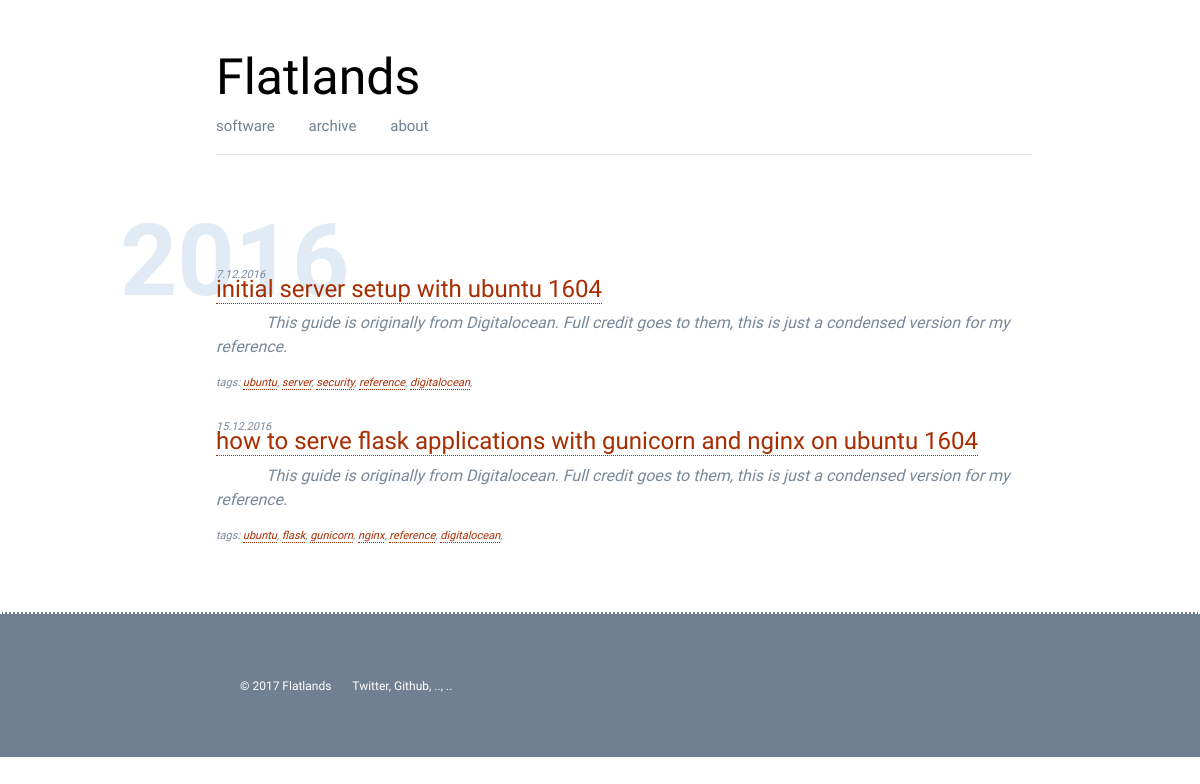
/blog, run on an earlier commit of the app's database.
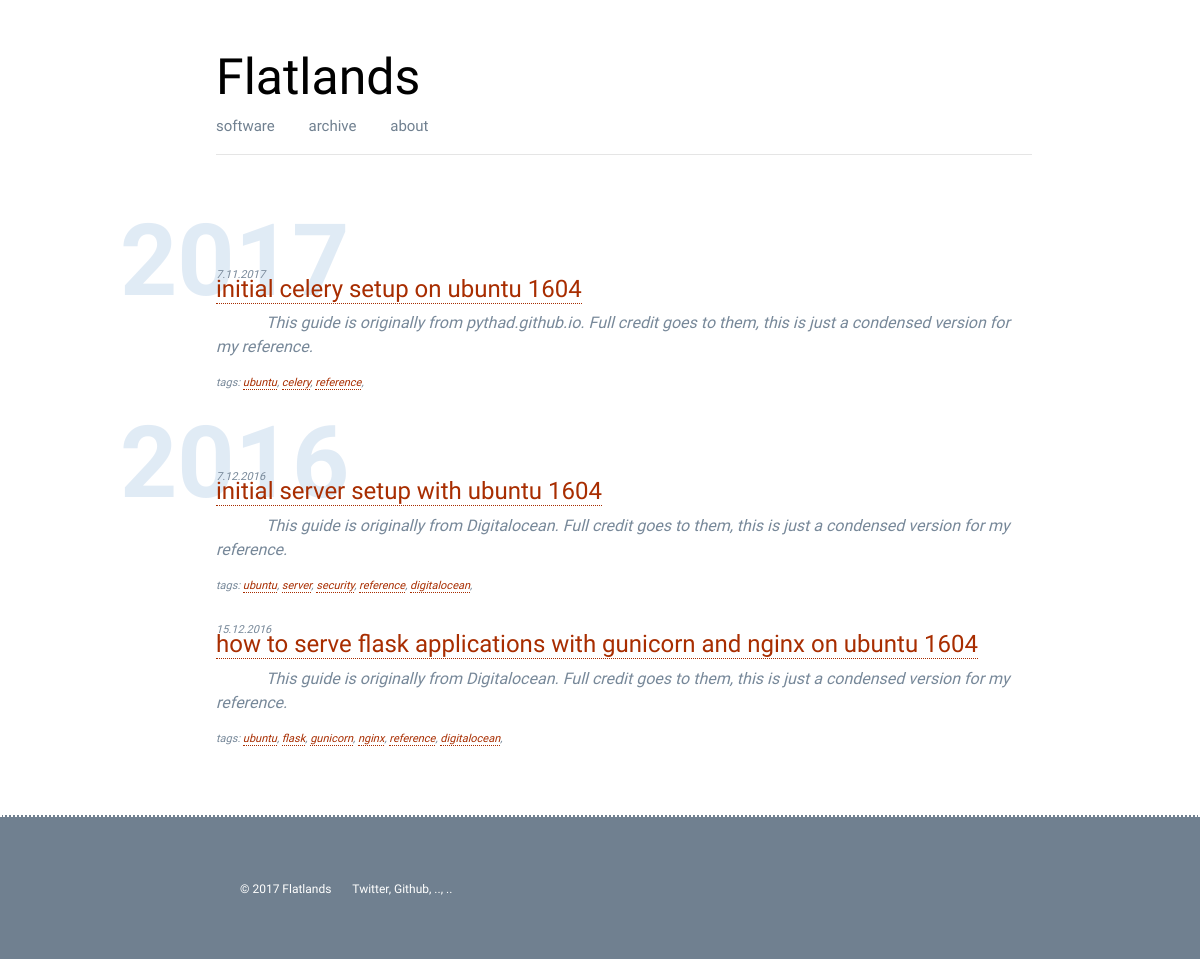
And on a later commit of the database.
### app.py (models this page shows, shortened)
class Post(db.Model):
    id = db.Column(db.Integer, primary_key=True)
    title = db.Column(db.String())
    author = db.Column(db.String())
    tags = db.Column(db.String())
    strap = db.Column(db.String())
    content = db.Column(db.String())
    pub_date = db.Column(db.String())
    published = db.Column(db.String())

### app.py (the view)
@app.route('/blog')
def blog():
    posts = modules.database.to_json(Post.query.all())
    years = modules.database.get_post_years(posts)
    return render_template('blog.html', posts=posts, years=years)

### modules/database.py (called while the page is built)
def to_json(results):
    result = {}
    item = {}
    count = 1
    for row in results:
        for k, v in row.__dict__.items():
            if not k.startswith('_') and k != 'id':
                item[k] = v
        result[count] = item
        count += 1
        item = {}
    return result

def get_post_years(posts=None):
    years = []
    for code, data in posts.items():
        day, month, year = data['pub_date'].split('.')
        years.append(year)
    return sorted(list(set(years)), reverse=True)

### templates/blog.html
{% extends "base.html" %}
{% block content %}
{% for year in years %}
<div class="section-head"><h4>{{ year }}</h4></div>
    {% for code, data in posts.items() %}
        {% if data.pub_date.endswith(year) and data.published != 'False' %}
            <div class="blog-post">
                <small>{{data.pub_date}}</small>
                <h4><a href="/blog/{{ data.title|replace(" ", "-") }}">{{data.title}}</a></h4>
                <div class="blog-post-strap">{{data.strap}}</div>
                <div>
                    <small>
                        tags:
                        {% for tag in data.tags.split(' ') %}
                        <a href="/tag/{{tag}}">{{tag}}</a>,
                        {% endfor %}
                    </small>
                </div>
            </div>
        {% endif %}
    {% endfor %}
{% endfor %}
{% endblock %}

### templates/base.html (shortened to what this page needs)
<!doctype html>
<html lang="en">
  <head>
    <link rel="stylesheet" href="https://maxcdn.bootstrapcdn.com/bootstrap/4.0.0-beta.2/css/bootstrap.min.css">
    <link rel="stylesheet" type="text/css" href="{{ url_for('static', filename='css/main.css') }}">
  </head>
  <body>
    <div class="main-content">
      {% include 'header.html' %}
      {% block content %}
      {% endblock %}
    </div>
    {% include 'footer.html' %}
  </body>
</html>

### templates/header.html
<div class="header">
<div class="title"><a href="/blog">Flatlands</a></div>
<div class="header-nav">
  <a href="/software">software</a>
  <a href="/blog">archive</a>
  <a href="/about">about</a>
</div>
<hr>
</div>

### templates/footer.html
<p style="height:40px;"></p>
<div class="footer">
    <div class="footer-detail">
        <small>© 2017 Flatlands &ensp; &ensp;
            <a href="">Twitter</a>,
            <a href="">Github</a>,
            <a href="">..</a>,
            <a href="">..</a>
        </small>
    </div>
</div>

### static/css/main.css (style rules this page uses)
body { margin: 0; font-family: 'Maven Pro', sans-serif; }
.header { padding-bottom: 30px; padding-top: 40px; padding-left: 10%; padding-right: 5%; }
.header a { color: black; text-decoration: none; }
.title { font-size: 50px; }
.header-nav { color: slategray; word-spacing: 30px; font-size: 15px; }
.header-nav a { color: slategray; text-decoration: none; }
.main-content { padding-left: 10%; padding-right: 10%; }
.section-head { color: rgba(0, 92, 173, 0.12); height: 50px; }
.section-head h4 { font-weight: bold; font-size: 100px; }
.blog-post { padding-left: 10%; padding-right: 5%; padding-bottom: 20px; }
.blog-post small { position: relative; top: 10px; color: lightslategray; font-size: 11px; font-style: italic; }
.blog-post-strap { text-indent: 50px; color: lightslategray; font-style: italic; }
.blog-post h4 { color: darkslategray; }
.blog-post a { color: rgb(168, 45, 0); text-decoration: none; border-width: 1px; border-bottom-style: dotted; }
.footer { background-color: slategray; color: white; font-size: 15px; border-width: 2px; border-top-style: dotted; }
.footer-detail { padding-top: 60px; padding-bottom: 60px; padding-left: 20%; padding-right: 20%; }
.footer-detail a { color: white; text-decoration: none; }

What changed in the data, as far as the page shows it:
added Post: pub_date "7.11.2017", title "initial celery setup on ubuntu 1604", strap "This guide is originally from pythad.github.io. Full credit goes to them, this is just a condensed version for my reference."
Also different on the page:
new list line: "2017 tags: ubuntu , celery , reference ,"
